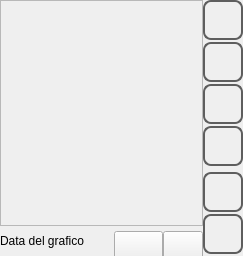
<?xml version="1.0" encoding="UTF-8"?>
<ui version="4.0">
 <class>trend</class>
 <widget class="QWidget" name="trend">
  <property name="geometry">
   <rect>
    <x>0</x>
    <y>0</y>
    <width>243</width>
    <height>256</height>
   </rect>
  </property>
  <property name="minimumSize">
   <size>
    <width>0</width>
    <height>0</height>
   </size>
  </property>
  <property name="maximumSize">
   <size>
    <width>16777215</width>
    <height>16777215</height>
   </size>
  </property>
  <property name="windowTitle">
   <string>trend</string>
  </property>
  <property name="styleSheet">
   <string notr="true"/>
  </property>
  <layout class="QHBoxLayout" name="horizontalLayout">
   <property name="spacing">
    <number>0</number>
   </property>
   <property name="margin">
    <number>0</number>
   </property>
   <item>
    <layout class="QVBoxLayout" name="verticalLayout">
     <property name="spacing">
      <number>0</number>
     </property>
     <item>
      <widget class="QFrame" name="frame">
       <property name="sizePolicy">
        <sizepolicy hsizetype="Preferred" vsizetype="Expanding">
         <horstretch>0</horstretch>
         <verstretch>0</verstretch>
        </sizepolicy>
       </property>
       <property name="frameShape">
        <enum>QFrame::StyledPanel</enum>
       </property>
       <property name="frameShadow">
        <enum>QFrame::Raised</enum>
       </property>
       <widget class="QPushButton" name="pushButtonSelect">
        <property name="geometry">
         <rect>
          <x>0</x>
          <y>0</y>
          <width>25</width>
          <height>251</height>
         </rect>
        </property>
        <property name="sizePolicy">
         <sizepolicy hsizetype="MinimumExpanding" vsizetype="MinimumExpanding">
          <horstretch>0</horstretch>
          <verstretch>0</verstretch>
         </sizepolicy>
        </property>
        <property name="focusPolicy">
         <enum>Qt::NoFocus</enum>
        </property>
        <property name="styleSheet">
         <string notr="true">QPushButton
{
	border: 0px solid rgb(0, 0, 0);
}
QPushButton:pressed
{
	background-color: rgba(255, 170, 0,0);
	border: 0px solid rgb(0, 0, 0);
}</string>
        </property>
        <property name="text">
         <string/>
        </property>
        <property name="flat">
         <bool>true</bool>
        </property>
       </widget>
       <widget class="QwtPlot" name="qwtPlot">
        <property name="geometry">
         <rect>
          <x>0</x>
          <y>0</y>
          <width>431</width>
          <height>241</height>
         </rect>
        </property>
       </widget>
       <widget class="QLabel" name="labelvalue">
        <property name="geometry">
         <rect>
          <x>270</x>
          <y>40</y>
          <width>151</width>
          <height>20</height>
         </rect>
        </property>
        <property name="styleSheet">
         <string notr="true"/>
        </property>
        <property name="text">
         <string/>
        </property>
        <property name="scaledContents">
         <bool>false</bool>
        </property>
       </widget>
      </widget>
     </item>
     <item>
      <layout class="QHBoxLayout" name="horizontalLayout_3">
       <property name="spacing">
        <number>0</number>
       </property>
       <item>
        <widget class="QLabel" name="labelDate">
         <property name="minimumSize">
          <size>
           <width>0</width>
           <height>30</height>
          </size>
         </property>
         <property name="focusPolicy">
          <enum>Qt::NoFocus</enum>
         </property>
         <property name="text">
          <string>Data del grafico</string>
         </property>
        </widget>
       </item>
       <item>
        <widget class="QPushButton" name="pushButtonPenColor">
         <property name="minimumSize">
          <size>
           <width>0</width>
           <height>30</height>
          </size>
         </property>
         <property name="maximumSize">
          <size>
           <width>30</width>
           <height>20</height>
          </size>
         </property>
         <property name="focusPolicy">
          <enum>Qt::NoFocus</enum>
         </property>
         <property name="autoFillBackground">
          <bool>false</bool>
         </property>
         <property name="styleSheet">
          <string notr="true">QPushButton
{
	border: 0px solid rgb(0, 0, 0);
}
QPushButton:pressed
{
	background-color: rgba(255, 170, 0,0);
	border: 0px solid rgb(0, 0, 0);
}</string>
         </property>
         <property name="text">
          <string/>
         </property>
         <property name="flat">
          <bool>true</bool>
         </property>
        </widget>
       </item>
       <item>
        <widget class="QPushButton" name="pushButtonPen">
         <property name="sizePolicy">
          <sizepolicy hsizetype="MinimumExpanding" vsizetype="Fixed">
           <horstretch>0</horstretch>
           <verstretch>0</verstretch>
          </sizepolicy>
         </property>
         <property name="minimumSize">
          <size>
           <width>0</width>
           <height>30</height>
          </size>
         </property>
         <property name="maximumSize">
          <size>
           <width>16777215</width>
           <height>20</height>
          </size>
         </property>
         <property name="focusPolicy">
          <enum>Qt::NoFocus</enum>
         </property>
         <property name="text">
          <string/>
         </property>
        </widget>
       </item>
       <item>
        <widget class="QPushButton" name="pushButtonOnline">
         <property name="minimumSize">
          <size>
           <width>40</width>
           <height>30</height>
          </size>
         </property>
         <property name="maximumSize">
          <size>
           <width>40</width>
           <height>20</height>
          </size>
         </property>
         <property name="styleSheet">
          <string notr="true">QPushButton
{
border-image: url(:/systemicons/img/Chess1.png);
qproperty-focusPolicy: NoFocus;
}
QPushButton:pressed
{
background-color:  rgb(255, 255, 127);
}
QPushButton:disabled
{
border: 2px solid  rgb(194, 194, 194);
}
</string>
         </property>
         <property name="text">
          <string/>
         </property>
        </widget>
       </item>
      </layout>
     </item>
    </layout>
   </item>
   <item>
    <layout class="QVBoxLayout" name="verticalLayout_2">
     <property name="spacing">
      <number>2</number>
     </property>
     <item>
      <widget class="QPushButton" name="pushButtonRight">
       <property name="minimumSize">
        <size>
         <width>40</width>
         <height>40</height>
        </size>
       </property>
       <property name="maximumSize">
        <size>
         <width>40</width>
         <height>40</height>
        </size>
       </property>
       <property name="focusPolicy">
        <enum>Qt::NoFocus</enum>
       </property>
       <property name="styleSheet">
        <string notr="true">QPushButton
{
border: 2px solid  rgb(94, 94, 94);
border-radius: 8px;
qproperty-icon: url(:/systemicons/img/Forward.png);
qproperty-iconSize: 24px 24px;
qproperty-focusPolicy: NoFocus;
}
QPushButton:pressed
{
border: 2px solid  rgb(194, 194, 194);
background-color:  rgb(255, 255, 127);
}
QPushButton:disabled
{
border: 2px solid  rgb(194, 194, 194);
}
</string>
       </property>
       <property name="text">
        <string/>
       </property>
      </widget>
     </item>
     <item>
      <widget class="QPushButton" name="pushButtonLeft">
       <property name="minimumSize">
        <size>
         <width>40</width>
         <height>40</height>
        </size>
       </property>
       <property name="maximumSize">
        <size>
         <width>40</width>
         <height>40</height>
        </size>
       </property>
       <property name="focusPolicy">
        <enum>Qt::NoFocus</enum>
       </property>
       <property name="styleSheet">
        <string notr="true">QPushButton
{
border: 2px solid  rgb(94, 94, 94);
border-radius: 8px;
qproperty-icon: url(:/systemicons/img/Back.png);
qproperty-iconSize: 24px 24px;
qproperty-focusPolicy: NoFocus;
}
QPushButton:pressed
{
border: 2px solid  rgb(194, 194, 194);
background-color:  rgb(255, 255, 127);
}
QPushButton:disabled
{
border: 2px solid  rgb(194, 194, 194);
}
</string>
       </property>
       <property name="text">
        <string/>
       </property>
      </widget>
     </item>
     <item>
      <widget class="QPushButton" name="pushButtonUp">
       <property name="sizePolicy">
        <sizepolicy hsizetype="Minimum" vsizetype="Fixed">
         <horstretch>60</horstretch>
         <verstretch>60</verstretch>
        </sizepolicy>
       </property>
       <property name="minimumSize">
        <size>
         <width>40</width>
         <height>40</height>
        </size>
       </property>
       <property name="maximumSize">
        <size>
         <width>40</width>
         <height>40</height>
        </size>
       </property>
       <property name="focusPolicy">
        <enum>Qt::NoFocus</enum>
       </property>
       <property name="styleSheet">
        <string notr="true">QPushButton
{
border: 2px solid  rgb(94, 94, 94);
border-radius: 8px;
qproperty-icon: url(:/systemicons/img/Up.png);
qproperty-iconSize: 24px 24px;
qproperty-focusPolicy: NoFocus;
}
QPushButton:pressed
{
border: 2px solid  rgb(194, 194, 194);
background-color:  rgb(255, 255, 127);
}
QPushButton:disabled
{
border: 2px solid  rgb(194, 194, 194);
}
</string>
       </property>
       <property name="text">
        <string/>
       </property>
      </widget>
     </item>
     <item>
      <widget class="QPushButton" name="pushButtonDown">
       <property name="minimumSize">
        <size>
         <width>40</width>
         <height>40</height>
        </size>
       </property>
       <property name="maximumSize">
        <size>
         <width>40</width>
         <height>40</height>
        </size>
       </property>
       <property name="focusPolicy">
        <enum>Qt::NoFocus</enum>
       </property>
       <property name="styleSheet">
        <string notr="true">QPushButton
{
border: 2px solid  rgb(94, 94, 94);
border-radius: 8px;
qproperty-icon: url(:/systemicons/img/Down.png);
qproperty-iconSize: 24px 24px;
qproperty-focusPolicy: NoFocus;
}
QPushButton:pressed
{
border: 2px solid  rgb(194, 194, 194);
background-color:  rgb(255, 255, 127);
}
QPushButton:disabled
{
border: 2px solid  rgb(194, 194, 194);
}
</string>
       </property>
       <property name="text">
        <string/>
       </property>
      </widget>
     </item>
     <item>
      <spacer name="verticalSpacer_2">
       <property name="focusPolicy">
        <enum>Qt::NoFocus</enum>
       </property>
       <property name="orientation">
        <enum>Qt::Vertical</enum>
       </property>
       <property name="sizeHint" stdset="0">
        <size>
         <width>20</width>
         <height>40</height>
        </size>
       </property>
      </spacer>
     </item>
     <item>
      <widget class="QPushButton" name="pushButtonZoom">
       <property name="minimumSize">
        <size>
         <width>40</width>
         <height>40</height>
        </size>
       </property>
       <property name="maximumSize">
        <size>
         <width>40</width>
         <height>40</height>
        </size>
       </property>
       <property name="focusPolicy">
        <enum>Qt::NoFocus</enum>
       </property>
       <property name="styleSheet">
        <string notr="true">QPushButton
{
border: 2px solid  rgb(94, 94, 94);
border-radius: 8px;
qproperty-icon: url(:/systemicons/img/Zoom.png);
qproperty-iconSize: 24px 24px;
qproperty-focusPolicy: NoFocus;
}
QPushButton:pressed
{
border: 2px solid  rgb(194, 194, 194);
background-color:  rgb(255, 255, 127);
}
QPushButton:checked
{
background-color: qlineargradient(spread:pad, x1:0.424, y1:0, x2:0.495, y2:1, stop:0 rgba(0, 0, 0, 255), stop:1 rgba(255, 255, 255, 255));
}
QPushButton:disabled
{
border: 2px solid  rgb(194, 194, 194);
}
</string>
       </property>
       <property name="text">
        <string/>
       </property>
       <property name="checkable">
        <bool>true</bool>
       </property>
       <property name="checked">
        <bool>false</bool>
       </property>
       <property name="flat">
        <bool>false</bool>
       </property>
      </widget>
     </item>
     <item>
      <widget class="QPushButton" name="pushButton">
       <property name="minimumSize">
        <size>
         <width>40</width>
         <height>40</height>
        </size>
       </property>
       <property name="maximumSize">
        <size>
         <width>40</width>
         <height>40</height>
        </size>
       </property>
       <property name="focusPolicy">
        <enum>Qt::NoFocus</enum>
       </property>
       <property name="styleSheet">
        <string notr="true">QPushButton
{
border: 2px solid  rgb(94, 94, 94);
border-radius: 8px;
qproperty-icon: url(:/systemicons/img/Wrench.png);
qproperty-iconSize: 24px 24px;
qproperty-focusPolicy: NoFocus;
}
QPushButton:pressed
{
border: 2px solid  rgb(194, 194, 194);
background-color:  rgb(255, 255, 127);
}
QPushButton:disabled
{
border: 2px solid  rgb(194, 194, 194);
}
</string>
       </property>
       <property name="text">
        <string/>
       </property>
      </widget>
     </item>
     <item>
      <widget class="QWidget" name="widget" native="true">
       <property name="focusPolicy">
        <enum>Qt::NoFocus</enum>
       </property>
      </widget>
     </item>
    </layout>
   </item>
  </layout>
 </widget>
 <customwidgets>
  <customwidget>
   <class>QwtPlot</class>
   <extends>QFrame</extends>
   <header>qwt_plot.h</header>
  </customwidget>
 </customwidgets>
 <resources/>
 <connections/>
</ui>
